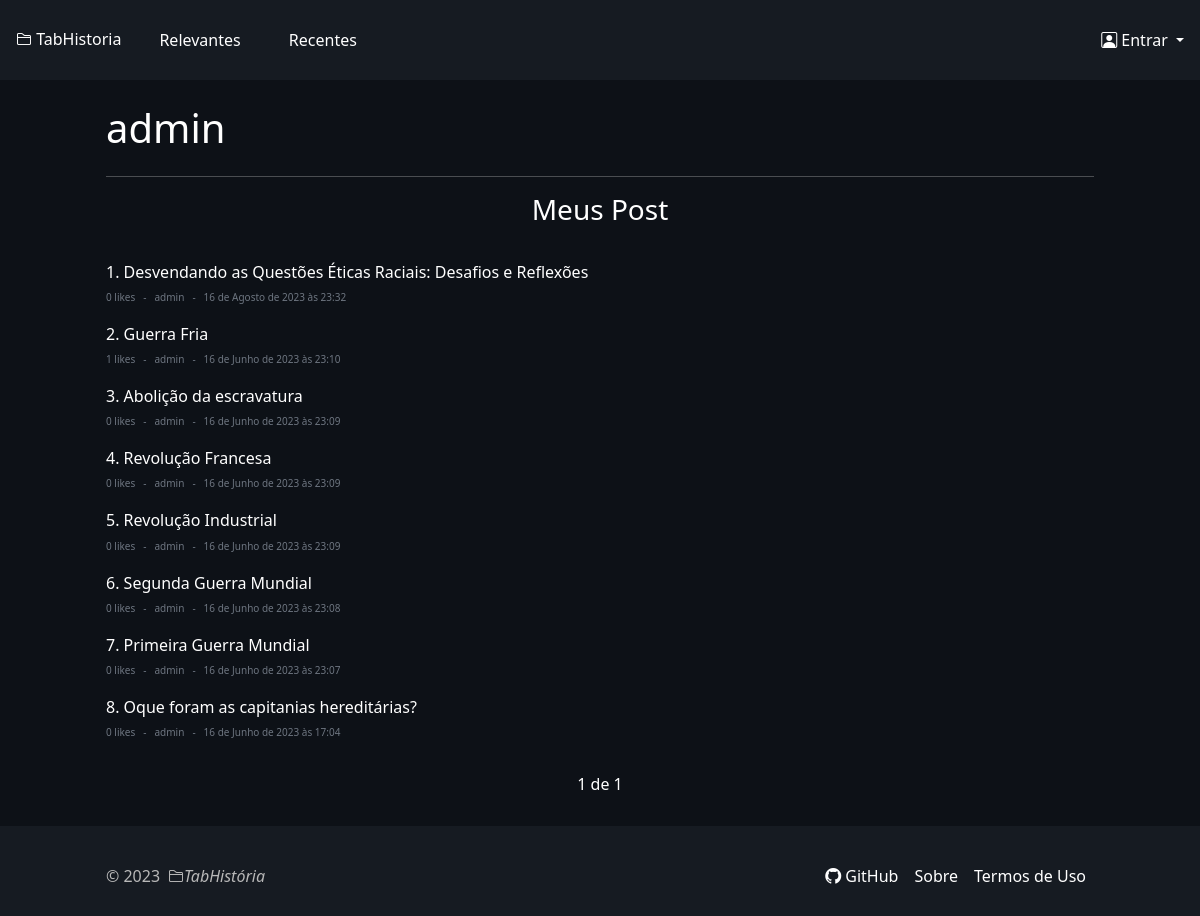
Screenshot of /client/profile/1/ with the database file from the repository.
### apps/post/models.py (models this page shows, shortened)
class Post(models.Model):
    title = models.CharField(max_length=100)
    creator = models.ForeignKey(User, on_delete=models.CASCADE)
    likes = models.IntegerField(blank=True, null=True,  default=0)
    users_liked = models.ManyToManyField(
        User, related_name='users_liked', blank=True)
    users_disliked = models.ManyToManyField(
        User, related_name='users_disliked', blank=True)
    comments = models.ManyToManyField(Comment, blank=True)
    creation_date = models.DateTimeField(auto_now_add=True)
    update_date = models.DateTimeField(auto_now=True)
    content = models.TextField()

### apps/client/views.py (the view)
# urls.py: path('profile/<int:id>/', views.profile, name='profile'),
def profile(request, id):
    if request.method == 'GET':
        client = get_object_or_404(User, id=id)
        posts = post.get_posts(creator=client.id)
        paginator = Paginator(posts, 10)
        page = request.GET.get('page')
        posts = paginator.get_page(page)
        counter = paginator.page_range.start + posts.number - 1
        context = {
            'client': client, 'posts': posts,
            'counter': counter, 'page_quantity': 3
        }
        return render(request, 'pages/profile.html', context=context)
    return HttpResponse("Invalid request")

### core/custom_filters.py (called while the page is built)
@register.filter
def index_post(value, page):
    if page <= 1:
        return value
    return value + (page -1) * 10

### utils/post.py (called while the page is built)
def get_posts(**kwargs):
    return Post.objects.filter(
        **kwargs
    ).select_related(
        'creator'
    ).prefetch_related(
        'users_liked', 'users_disliked', 'comments'
    ).order_by('-creation_date')

### apps/client/templates/pages/profile.html (shortened to what this page needs)
{% extends 'base.html' %}
{% load static %}
{% load custom_filters %}
{% block body %}
<main class="dark-mode" id="main">
  <section class="container text-white pt-4">
    <div class="d-flex align-items-center justify-content-between">
      <h1 >{{client.username}}</h1>
    </div>
    <hr>
    <div class="d-flex flex-column align-items-center pb-4">
      <h3>Meus Post</h3>
    </div>
      {% for post in posts %}
      <div class="d-flex justify-content-between">
        <div class="news pt-1">
          <h2 class="fs-6">{{ forloop.counter|index_post:posts.number }}. <a href="{% url 'post:post_viewer' post.id %}">{{post.title}}</a></h2>
          <div class="more d-flex align-items-center justify-content-start gap-2">
            <p>{{ post.likes }} likes</p>
            <p>-</p>
            <p>{{post.creator}}</p>
            <p>-</p>
            <p>{{post.creation_date}}</p>
          </div>
        </div>
      </div>
      {% endfor %}
      <div class="container d-flex align-items-center justify-content-center pt-3">
        <span class="current">
          {{ posts.number }} de {{ posts.paginator.num_pages }}
        </span>
      </div>
  </main>
{% endblock %}

### templates/static/css/style.css (style rules this page uses)
html, body { margin: 0; padding: 0; box-sizing: border-box; }
* { font-family: system-ui, -apple-system, BlinkMacSystemFont, 'Segoe UI', Roboto, Oxygen, Ubuntu, Cantarell, 'Open Sans', 'Helvetica Neue', sans-serif; }
.dark-mode { min-height: 73vh; padding-bottom: 30px; background-color: #0D1117; }
.text-white { color: white; }
.dark-mode .container { color: #fff; }
.container { max-width: 1012px; }
.more p { font-size: 10px; color: #6E7681; }
a { color: #fff; text-decoration: none; }
body { background-color: #161B22; }

### rows the page displays
Post: title "Desvendando as Questões Éticas Raciais: Desafios e Reflexões", likes "0", creator "admin", creation_date "16 de Agosto de 2023 às 23:32"
Post: title "Guerra Fria", likes "1", creator "admin", creation_date "16 de Junho de 2023 às 23:10"
Post: title "Abolição da escravatura", likes "0", creator "admin", creation_date "16 de Junho de 2023 às 23:09"
Post: title "Revolução Francesa", likes "0", creator "admin", creation_date "16 de Junho de 2023 às 23:09"
Post: title "Revolução Industrial", likes "0", creator "admin", creation_date "16 de Junho de 2023 às 23:09"
Post: title "Segunda Guerra Mundial", likes "0", creator "admin", creation_date "16 de Junho de 2023 às 23:08"
Post: title "Primeira Guerra Mundial", likes "0", creator "admin", creation_date "16 de Junho de 2023 às 23:07"
Post: title "Oque foram as capitanias hereditárias?", likes "0", creator "admin", creation_date "16 de Junho de 2023 às 17:04"

### other values shown
{{ client.username }} "admin"
{{ posts.number }} "1"
{{ posts.paginator.num_pages }} "1"
